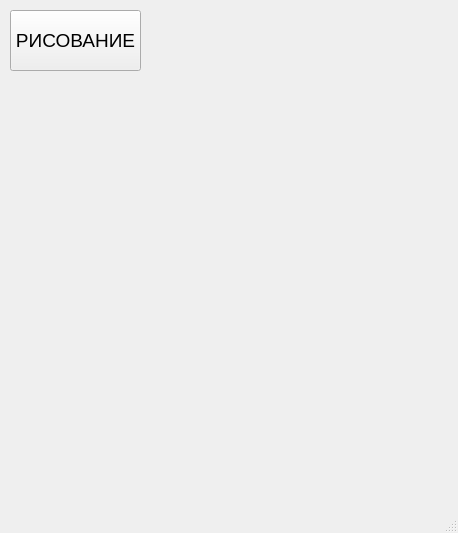
<?xml version="1.0" encoding="UTF-8"?>
<ui version="4.0">
 <class>MainWindow</class>
 <widget class="QMainWindow" name="MainWindow">
  <property name="geometry">
   <rect>
    <x>0</x>
    <y>0</y>
    <width>458</width>
    <height>533</height>
   </rect>
  </property>
  <property name="windowTitle">
   <string>MainWindow</string>
  </property>
  <widget class="QWidget" name="centralwidget">
   <widget class="QPushButton" name="pushButton">
    <property name="geometry">
     <rect>
      <x>10</x>
      <y>10</y>
      <width>131</width>
      <height>61</height>
     </rect>
    </property>
    <property name="font">
     <font>
      <pointsize>14</pointsize>
     </font>
    </property>
    <property name="text">
     <string>РИСОВАНИЕ</string>
    </property>
   </widget>
  </widget>
  <widget class="QMenuBar" name="menubar">
   <property name="geometry">
    <rect>
     <x>0</x>
     <y>0</y>
     <width>458</width>
     <height>21</height>
    </rect>
   </property>
  </widget>
  <widget class="QStatusBar" name="statusbar"/>
 </widget>
 <resources/>
 <connections/>
</ui>
